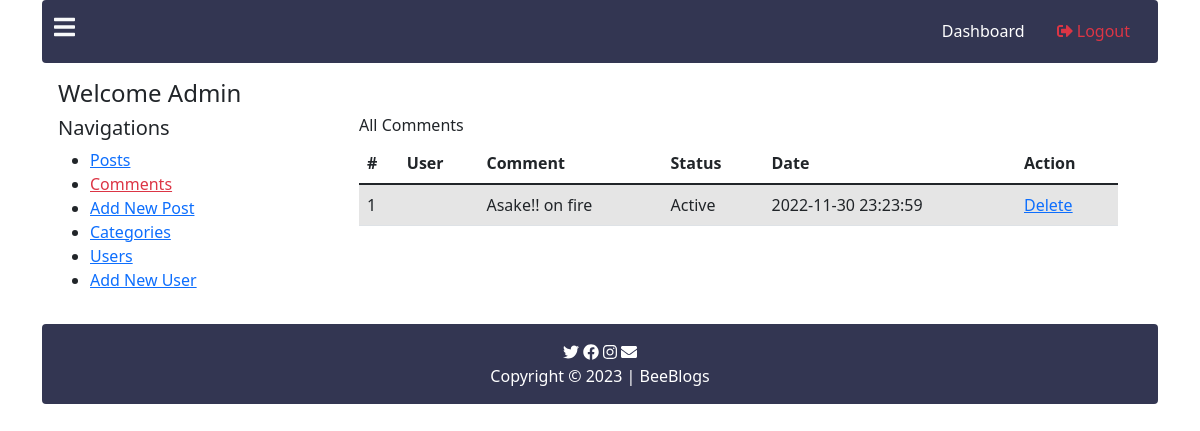
Page /comments.php (signed in) on the committed database.
### tables this page shows
CREATE TABLE `comments` (
  `id` int(11) NOT NULL,
  `user_id` int(255) DEFAULT NULL,
  `message` text DEFAULT NULL,
  `timestamp` timestamp NOT NULL DEFAULT current_timestamp(),
  `status` int(11) NOT NULL DEFAULT 0,
  `post_id` bigint(255) DEFAULT NULL
);

### comments.php (the view, shortened to what this page needs)
<?php
 require "inc/header.php"; ?>
 <div class="container">
 <?php
 require './pages/header-home.php';
 include 'inc/process.php'; ?>
 <div class="container p-3">
     <div class="row">
         <div class="col-12">
             <div class="row">
                 <div class="col-6">
                     <h4>Welcome <?php  echo $_SESSION["user"]["name"]; ?></h4>
                 </div>
             </div>
         </div>
         <div class="col-3">
             <h5>Navigations</h5>
             <ul>
                 <li>
                     <a href="post.php">Posts</a>
                 </li>
                 <li>
                     <a href="comments.php" class="text-danger">Comments</a>
                 </li>
                 <li>
                     <a href="new-post.php">Add New Post</a>
                 </li>
                 <li>
                     <a href="category.php">Categories</a>
                 </li>
                 <li>
                     <a href="users.php">Users</a>
                 </li>
                 <li>
                     <a href="new-user.php">Add New User</a>
                 </li>
             </ul>
         </div>
         <div class="col-9">
         <div class="container">
            <h6>All Comments</h6>
                <table class="table">
                <thead>
                    <tr>
                    <th scope="col">#</th>
                    <th scope="col">User</th>
                    <th scope="col">Comment</th>
                    <th scope="col">Status</th>
                    <th scope="col">Date</th>
                    <th scope="col">Action</th>
                    </tr>
                </thead>
                <tbody>
                <?php
                    $sql = "SELECT * FROM comments ORDER BY id DESC";
                    $query = mysqli_query($connection,$sql);
                    $counter = 1;
                    while($result = mysqli_fetch_assoc($query)){
                        ?>
                        <tr class="table-active">
                        <td scope="row"><?php echo $counter;?></td>
                        <td scope="row">
                        </td>
                            <td><?php echo $result["message"]; ?></td>
                            <td><?php
                                    if($result["status"]){
                                        ?>
                                        Active
                                        <?php
                                    }else{
                                        ?>
                                        Not Active
                                        <?php
                                    }
                                    ?>
                            </td>
                            <td><?php echo $result["timestamp"]; ?></td>
                            <td>
                                    <a href="?delete_comment=<?php echo $result["id"]; ?>">
                                     Delete</a>
                            </td>
                        </tr>
                        <?php
                        $counter++;
                    }
                    ?>
                </tbody>
                </table>
                </div>
         </div>
     </div>
 </div>
<?php
require './pages/footer-home.php'; ?>
 </div>
 <?php
  require "inc/footer.php";  ?>

### rows in the picture
comments: message "Asake!! on fire", status "Active", timestamp "2022-11-30 23:23:59"

### other values in the picture
$_SESSION["user"]["name"] "Admin"
